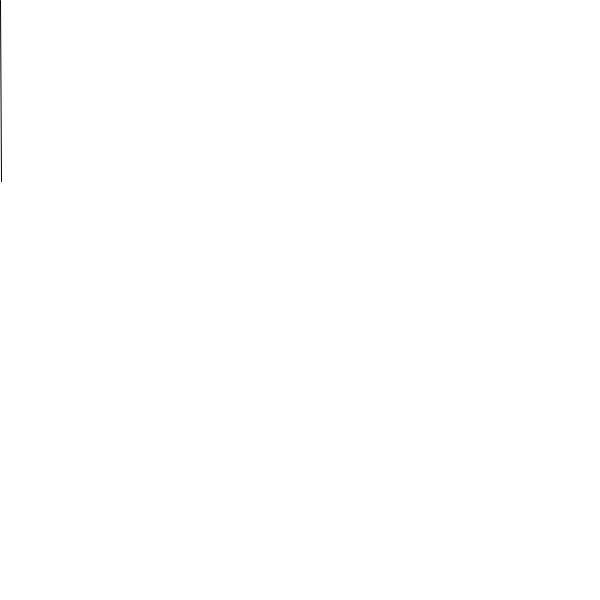
Frame 1 (no input)
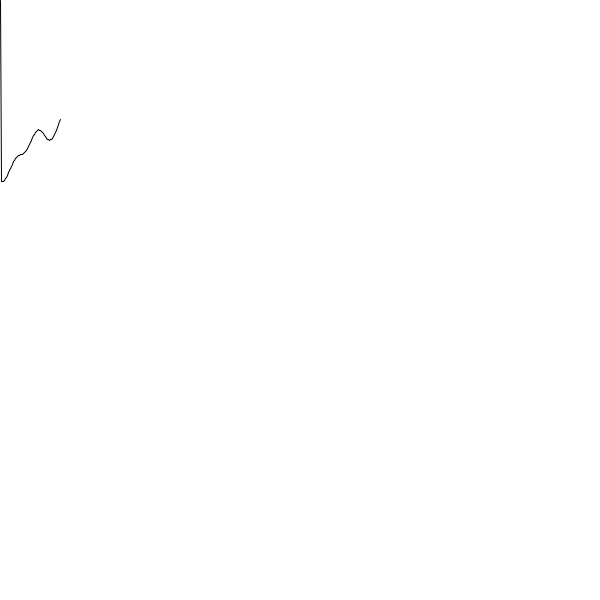
Frame 60 (the mouse pressed at the canvas centre just before this capture)
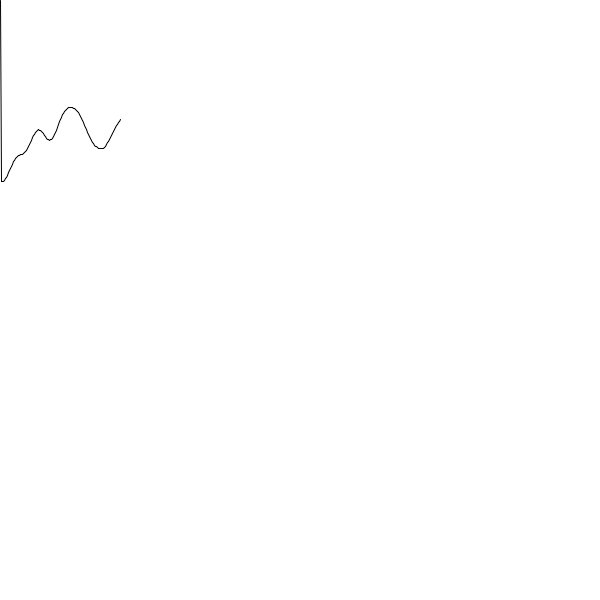
Frame 120 (the mouse held since frame 60 and released just before this capture)

The Processing sketch that drew these frames (run headless with seeded random() and noise(); from frame 60 on, the mouse is pressed at the canvas centre):

// Processing sketch: PerlinNoiseGraph
// ── PerlinNoiseGraph.pde
float x;
float y;
float t;
float px;
float py;
float tspeed = 0.01;
float xspeed = 1;
void setup(){
  size(600,600);
  background(255);
}

void draw(){
  y = noise(t);
  y = map(y,0,1,0,300);
  x+=xspeed;
  t+=tspeed;
  if(x>width || x<0){
    xspeed = xspeed*-1;
  }
  beginShape();
  vertex(x,y);
  vertex(px,py);
  endShape();
  px = x;
  py = y;
}
